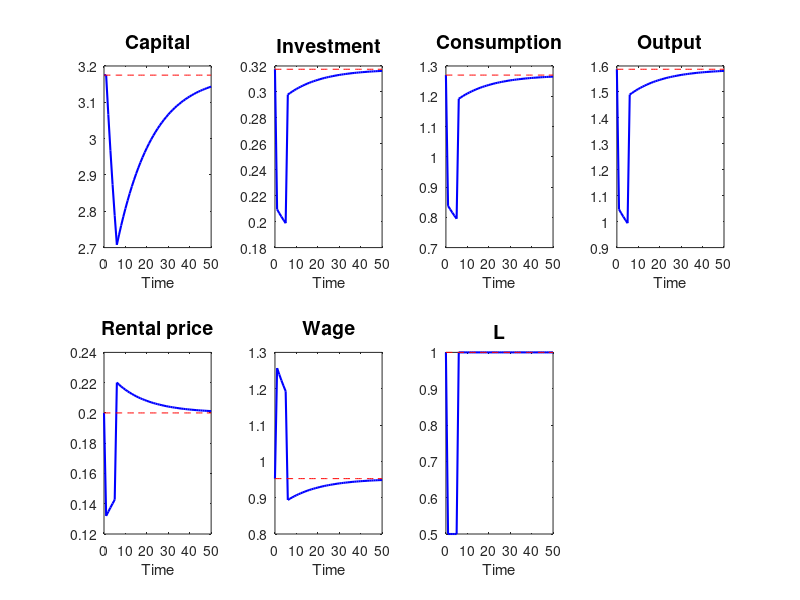

The MATLAB source for this figure:
close all;
T = 50;
time=0:T;
cALPHA = 0.4;
cDELTA = 0.1;
cS=0.2;

K   = zeros(1,T);
Y   = zeros(1,T);
r   = zeros(1,T);
w   = zeros(1,T);
I   = zeros(1,T);
C   = zeros(1,T);


L   = ones(1,T);
A   = ones(1,T);


% A transitory drop in L from time 1 to 5
L(1:5) = 0.5;

Lss = 1;
Ass = 1;

% Steady states
Kss = (cS*Ass/cDELTA)^(1/(1-cALPHA))*Lss;
Yss = Ass*Kss^cALPHA*Lss^(1-cALPHA); 
rss = Ass*cALPHA*Kss^(cALPHA-1)*Lss^(1-cALPHA); 
wss = Ass*(1-cALPHA)*Kss^cALPHA*Lss^(-cALPHA); 
Iss = cS*Yss;
Css=Yss-Iss;


% Initial Condition
t=1;
K(t) = Kss;
Y(t) = A(t)*K(t).^cALPHA*L(t).^(1-cALPHA); 
r(t) = A(t)*cALPHA*K(t).^(cALPHA-1)*L(t).^(1-cALPHA); 
w(t) = A(t)*(1-cALPHA)*K(t).^cALPHA*L(t).^(-cALPHA); 
I(t) = cS*Y(t);
C(t) = Y(t)-I(t);
        
for t=2:T
	K(t) = I(t-1) + (1-cDELTA)*K(t-1);
	Y(t) = A(t)*K(t).^cALPHA*L(t).^(1-cALPHA); 
	r(t) = A(t)*cALPHA*K(t)^(cALPHA-1)*L(t).^(1-cALPHA); 
	w(t) = A(t)*(1-cALPHA)*K(t).^cALPHA*L(t).^(-cALPHA); 
	I(t) = cS*Y(t);
    C(t) = Y(t)-I(t);
end

subplot(2,4,1)
plot(time,[Kss K],'b','LineWidth',1.5);
hold on
plot(time,[Kss Kss*ones(1,T)],'r--');
hold on
xlim([0 T])
xlabel('Time')
title('Capital','FontSize',14)

subplot(2,4,2)
plot(time,[Iss I],'b','LineWidth',1.5);
hold on
plot(time,[Iss Iss*ones(1,T)],'r--');
hold on
xlim([0 T])
title('Investment','FontSize',14)
xlabel('Time')

subplot(2,4,3)
plot(time,[Css C],'b','LineWidth',1.5);
hold on
plot(time,[Css Css*ones(1,T)],'r--');
hold on
xlim([0 T])
title('Consumption','FontSize',14)
xlabel('Time')

subplot(2,4,4)
plot(time,[Yss Y],'b','LineWidth',1.5);
hold on
plot(time,[Yss Yss*ones(1,T)],'r--');
hold on
xlim([0 T])
xlabel('Time')
title('Output','FontSize',14)

subplot(2,4,5)
plot(time,[rss r],'b','LineWidth',1.5);
hold on
plot(time,[rss rss*ones(1,T)],'r--');
hold on
title('Rental price','FontSize',14)
xlim([0 T])
xlabel('Time')
subplot(2,4,6)
plot(time,[wss w],'b','LineWidth',1.5);
hold on
plot(time,[wss wss*ones(1,T)],'r--');
hold on
title('Wage','FontSize',14)
xlabel('Time')
xlim([0 T])
subplot(2,4,7)
plot(time,[Lss L],'b','LineWidth',1.5);
hold on
plot(time,[Lss Lss*ones(1,T)],'r--');
hold on
title('L','FontSize',14)
xlabel('Time')